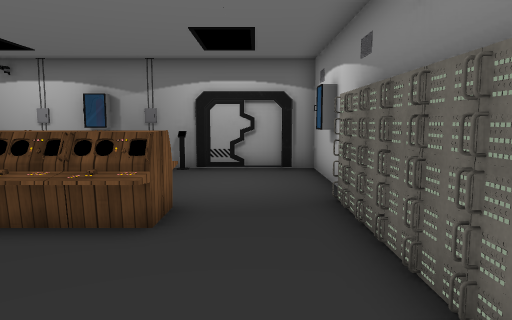
View 1 (above)

16 first-person views from a walk through a scene from a Unity 3-D project. The camera is 1.5 m above the floor, tilts 6° down and sees 70° across. The floor is counted in squares, 0.95 m on a side. Each view is taken from the middle of a square. On the plan, view 1 faces up. The plan holds only what a view shows up to about 17 squares ahead; the rest is blank. The player is left out. Door leaves are left out, so doorways stand open. Some surface patterns are stand-ins.

View 2
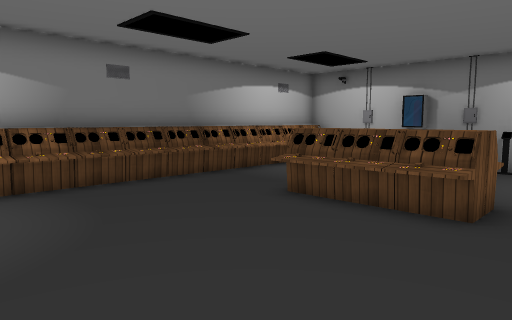

View 3
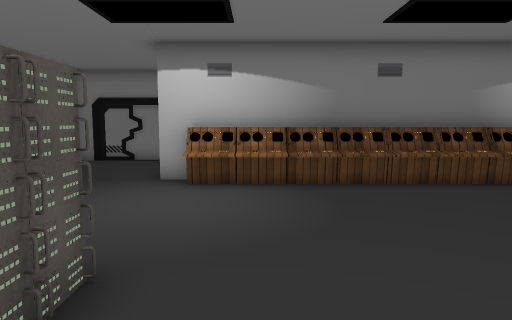

View 4
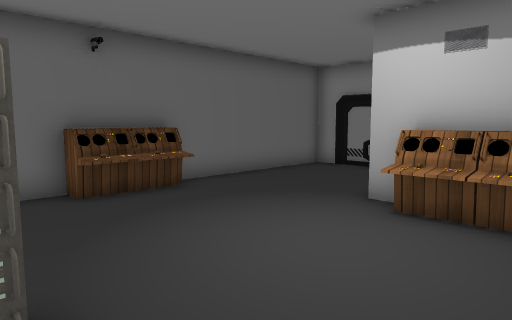

View 5
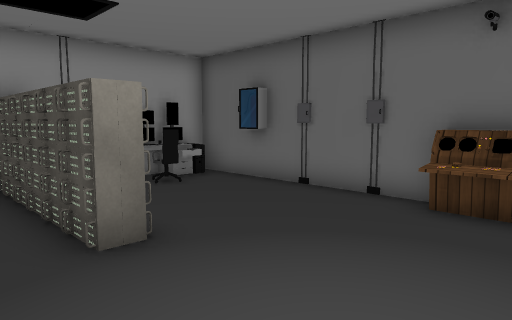

View 6
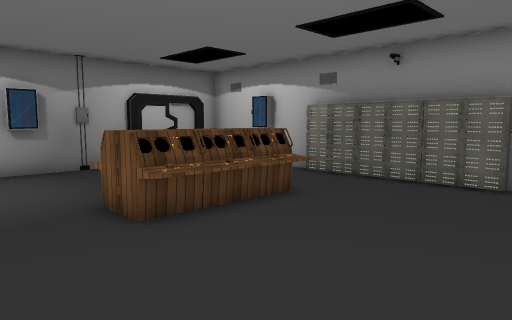

View 7
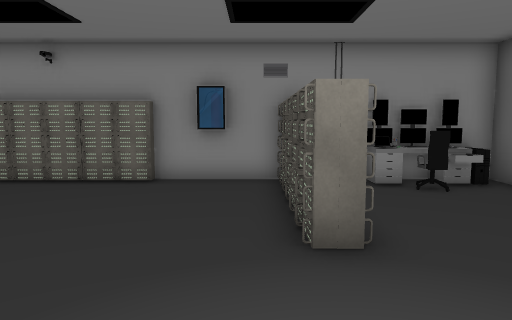

View 8
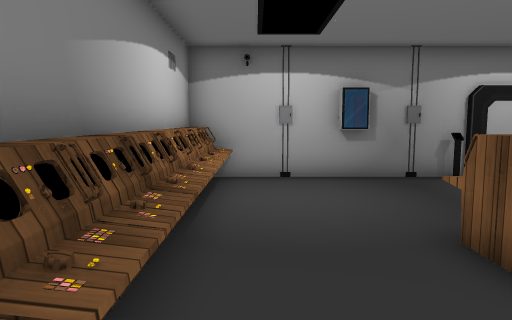

View 9
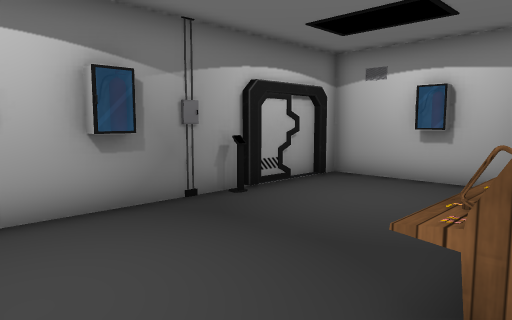

View 10
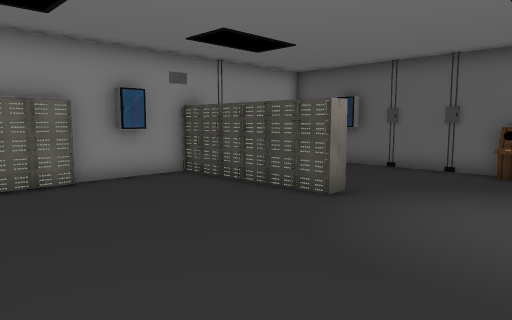

View 11
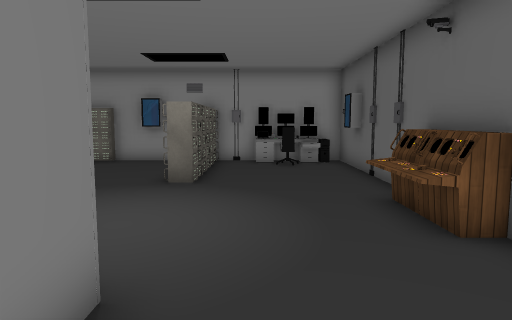

View 12
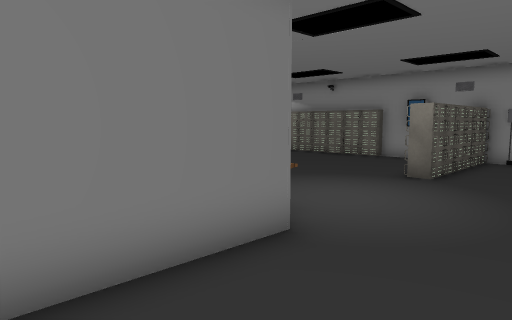

View 13
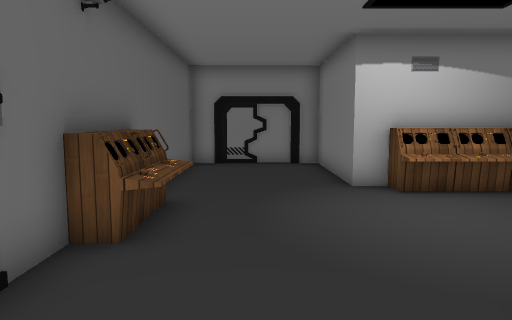

View 14
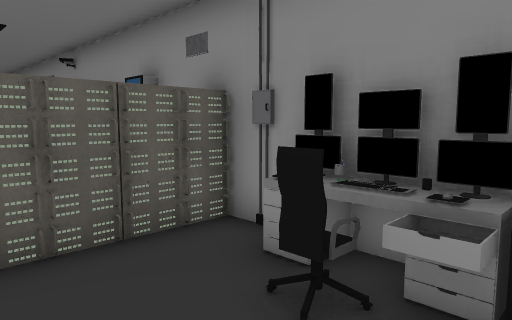

View 15
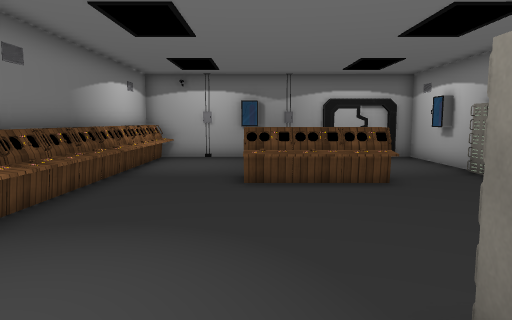

View 16
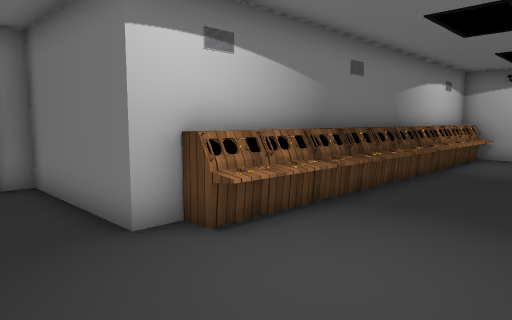

### Floor plan
Points are (right, up) in squares from view 1. A wall is a line through its corners. A room is listed if a view was taken in it or the views show most of it. See-through windows are left out.
Room 1 (views 1, 2, 3, 4, 5, 6, 7, 8, 9, 10, 11, 12, 13, 14, 15, 16)
walls: (2, 7.5) (2, 12.4) (1.1, 12.4); (2, -3.6) (2, 1.6); (-1.9, 12.4) (-9.9, 12.4) (-9.9, -2.6) (-14.9, -2.6) (-14.9, -7.4) (2, -7.4); (1, 12.4) (-1.7, 12.4)
objects: other object (-9, -2) to (-9, -1); other object (-9, 0) to (-9, 1); other object (-9, 2); other object (-9, 3); other object (-9, 4); other object (-9, 5) to (-9, 6); other object (-9, 7); other object (-9, 8); other object (-9, 9); other object (-9, 10) to (-9, 11); other object (-9, 12); other object (-8, -7) to (-7, -6); other object (-6, -7) to (-6, -6); other object (-5, 5) to (-4, 6); other object (-5, 7) to (-4, 7); other object (-5, 12); other object (-4, -2); other object (-3, -2); other object (-3, 5) to (-3, 6); other object (-3, 7); other object (-2, -2); other object (-2, 5) to (-2, 6); other object (-2, 7); other object (-1, -7); other object (-1, -2); other object (0, -2); computer (1, -7) to (2, -7); keyboard (1, -6); chair (1, -5); other object (1, -4); other object (1, -2); other object (2, -6); other object (2, -5); other object (2, -4); other object (2, 2); other object (2, 3); other object (2, 4); other object (2, 5); other object (2, 6); other object (2, 7)

Where each view was taken, in squares from view 1:
view 1: 0 up, 0 right, facing up
view 2: 1 down, 0 right, facing up-left
view 3: 0 up, 0 right, facing left
view 4: 1 up, 3 left, facing down-left
view 5: 0 up, 8 left, facing down-right
view 6: 0 up, 8 left, facing up-right
view 7: 1 down, 8 left, facing right
view 8: 2 up, 8 left, facing up
view 9: 6 up, 8 left, facing up-right
view 10: 5 up, 8 left, facing down-right
view 11: 4 down, 13 left, facing right
view 12: 6 down, 14 left, facing up-right
view 13: 5 down, 1 left, facing left
view 14: 7 down, 2 left, facing up-right
view 15: 4 down, 5 left, facing up
view 16: 5 down, 5 left, facing up-left
